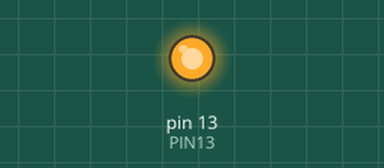
Simulated run of this sketch. Board: Arduino Uno, built with avr-gcc and run on an emulated ATmega328P. Shown: output pins drawn as LEDs (lit = HIGH).

Above: at 0.5 s.
At 18.5 s:
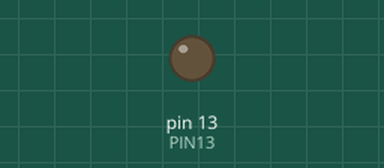
Timing chart, 0 to 19.5 s (numbered marks = the images above):
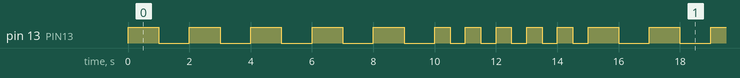

Measured:
- by itself, pin 13 (PIN13): repeats every 15.0 s: 4 × (LOW 1.0 s, HIGH 1.0 s), LOW 1.0 s, 5 × (HIGH 0.50 s, LOW 0.50 s), HIGH 1.0 s
- by itself, everything shown: repeats every 15.0 s, in 20 steps

The sketch:

step02.ino
```cpp
#define PIN13 13

void setup( ) {
 pinMode(PIN13, OUTPUT); // αρχικοποίηση του LED_BUILTIN ως OUTPUT
}
int halftime = 1000;
int count = 0;


void loop() {
 digitalWrite(PIN13, HIGH); // Θέτουμε το LED σε ΟΝ (HIGH είναι η τάση)
 delay(halftime); // Αναμονή για halftime ms
 digitalWrite(PIN13, LOW); // Θέτουμε το LED off (LOW είναι η τάση)
 delay(halftime); // Αναμονή για halftime ms
 count +=1;
 if (count==5){
  halftime=500;
 }
 else if (count==10){
  halftime=1000;
  count=0;}
}
```
